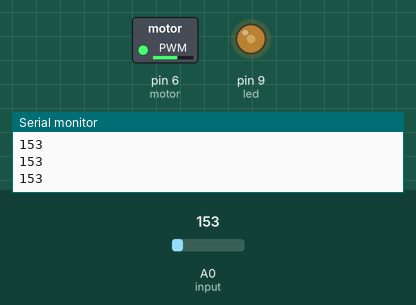
Simulated run of this sketch. Board: Arduino Uno, built with avr-gcc and run on an emulated ATmega328P. Shown: switched loads named in the sketch (green lamp = pin HIGH), output pins drawn as LEDs (lit = HIGH), the last lines printed to the serial monitor. The inputs (shaded band) are chosen by the test bench; at power-on: A0 (input) = 153.

Above: at 1.3 s.
1.4 s: A0 (input) set to 191
At 2.7 s:
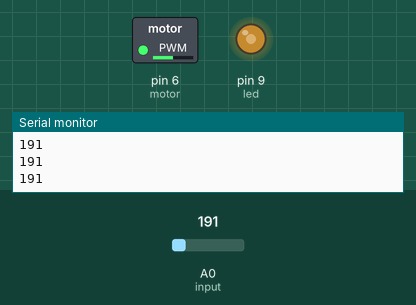
3.0 s: A0 (input) set to 175
At 3.9 s:
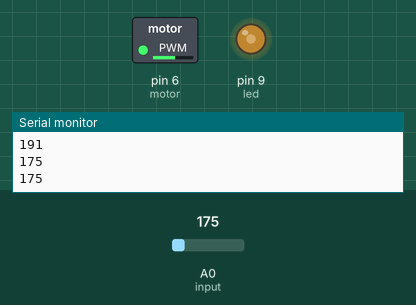
Timing chart, 0 to 6.0 s (numbered marks = the images above; inputs shaded):
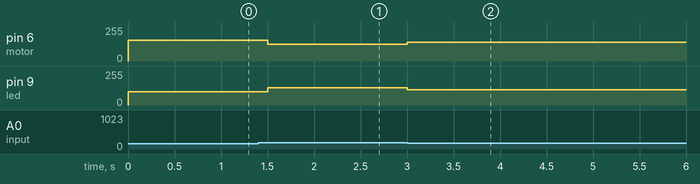

The sketch:

PWM_Y_ADC_WITH_C.ino
```cpp
//Creamos una variable de tipo entero
int lectura = 0;

//Definimos los pines del motor, led y TMP36
int motor = 6;
int led= 9;
int input = 0;

int duty;   // ciclo util de la PWM

//Creamos una variable de tipo flotante
float brightness = 0.0;

void setup() {
  //Iniciamos la comunicación serial
  Serial.begin(9600);
  pinMode(input, INPUT);
  //analogRead(input);
  pinMode(motor, OUTPUT);
  //digitalWrite( motor, LOW );
  pinMode(led, OUTPUT);
  //digitalWrite( led, LOW );


}

void loop() {
  //Tomamos la lectura analógica del pin al cual conectamos
  //la señal de nuestro sensor
  lectura = analogRead(input);

  //Obtenemos la temperatura con la siguiente formula:
  //temperatura = ( lectura * (500.0 / 1023.0) ) - 50.0;

  //Prender el pin concorde a la temperatura captada
  brightness= map(lectura,20,358,0,255);
  analogWrite(led,brightness);

  // Ajustar el motor de acuerdo el input
  duty  = map(lectura,20,358,255,0);
  analogWrite(motor,duty);

  //Imprimimos por monitor serie la temperatura en celcius
  Serial.println(lectura);

  delay(500);
}
```

Measured:
- after the input at 1.4 s, pin 6 (motor): 155/255 → 126/255 after 0.10 s; pin 9 (led): 100/255 → 129/255 after 0.10 s
- after the input at 3.0 s, pin 6 (motor): 126/255 → 139/255 at once; pin 9 (led): 129/255 → 116/255 at once
